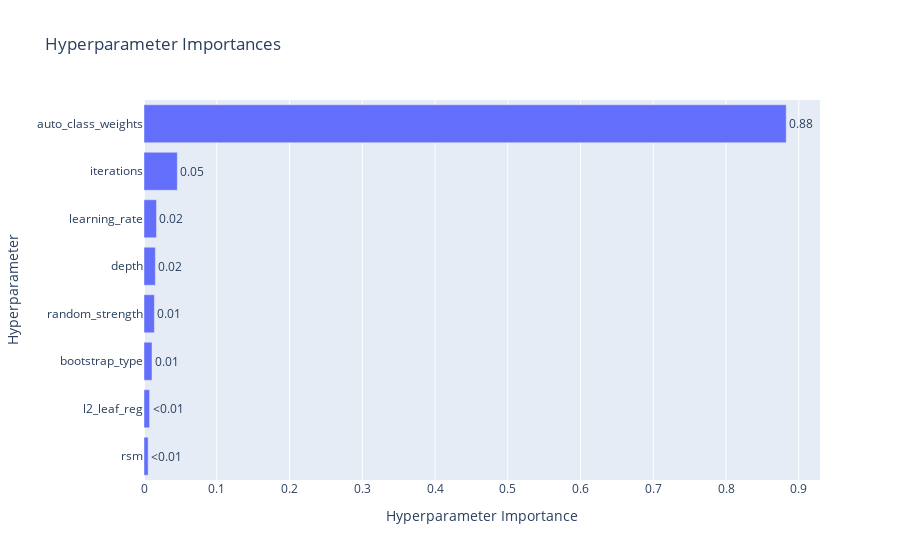
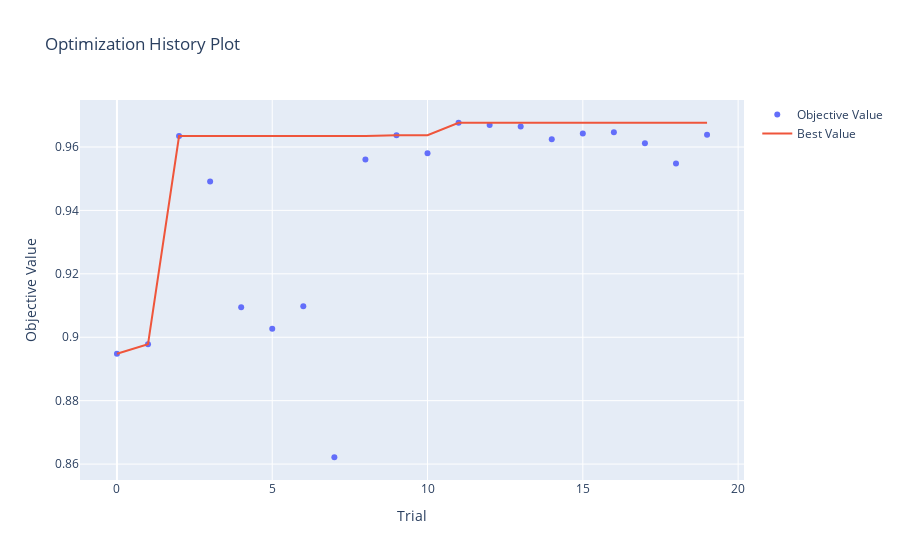

Notebook source saved alongside these figures, in order:
### Code cell
display(vis.plot_param_importances(study))
display(vis.plot_optimization_history(study))

### Figure 1 — Plotly figure (JSON) as saved in the notebook; plotly's stock layout.template omitted (floating-point values rounded to 4 significant figures)
{"data": [{"cliponaxis": false, "hovertemplate": ["rsm (FloatDistribution): 0.005734305295055524<extra></extra>", "l2_leaf_reg (FloatDistribution): 0.007697269666146052<extra></extra>", "bootstrap_type (CategoricalDistribution): 0.010998515418470549<extra></extra>", "random_strength (FloatDistribution): 0.014275837179873052<extra></extra>", "depth (IntDistribution): 0.015597464365547691<extra></extra>", "learning_rate (FloatDistribution): 0.01715570048180796<extra></extra>", "iterations (IntDistribution): 0.04580412455783349<extra></extra>", "auto_class_weights (CategoricalDistribution): 0.8827367830352657<extra></extra>"], "name": "Objective Value", "orientation": "h", "text": ["<0.01", "<0.01", "0.01", "0.01", "0.02", "0.02", "0.05", "0.88"], "textposition": "outside", "type": "bar", "x": [0.005734, 0.007697, 0.011, 0.01428, 0.0156, 0.01716, 0.0458, 0.8827], "y": ["rsm", "l2_leaf_reg", "bootstrap_type", "random_strength", "depth", "learning_rate", "iterations", "auto_class_weights"]}], "layout": {"title": {"text": "Hyperparameter Importances"}, "xaxis": {"title": {"text": "Hyperparameter Importance"}}, "yaxis": {"title": {"text": "Hyperparameter"}}}}

### Figure 2 — Plotly figure (JSON) as saved in the notebook; plotly's stock layout.template omitted (floating-point values rounded to 4 significant figures)
{"data": [{"mode": "markers", "name": "Objective Value", "type": "scatter", "x": [0, 1, 2, 3, 4, 5, 6, 7, 8, 9, 10, 11, 12, 13, 14, 15, 16, 17, 18, 19], "y": [0.8948, 0.8978, 0.9634, 0.9491, 0.9095, 0.9027, 0.9098, 0.8622, 0.956, 0.9637, 0.958, 0.9676, 0.9669, 0.9665, 0.9625, 0.9642, 0.9647, 0.9612, 0.9548, 0.9638]}, {"mode": "lines", "name": "Best Value", "type": "scatter", "x": [0, 1, 2, 3, 4, 5, 6, 7, 8, 9, 10, 11, 12, 13, 14, 15, 16, 17, 18, 19], "y": [0.8948, 0.8978, 0.9634, 0.9634, 0.9634, 0.9634, 0.9634, 0.9634, 0.9634, 0.9637, 0.9637, 0.9676, 0.9676, 0.9676, 0.9676, 0.9676, 0.9676, 0.9676, 0.9676, 0.9676]}, {"marker": {"color": "#cccccc"}, "mode": "markers", "name": "Infeasible Trial", "showlegend": false, "type": "scatter", "x": [], "y": []}], "layout": {"title": {"text": "Optimization History Plot"}, "xaxis": {"title": {"text": "Trial"}}, "yaxis": {"title": {"text": "Objective Value"}}}}
